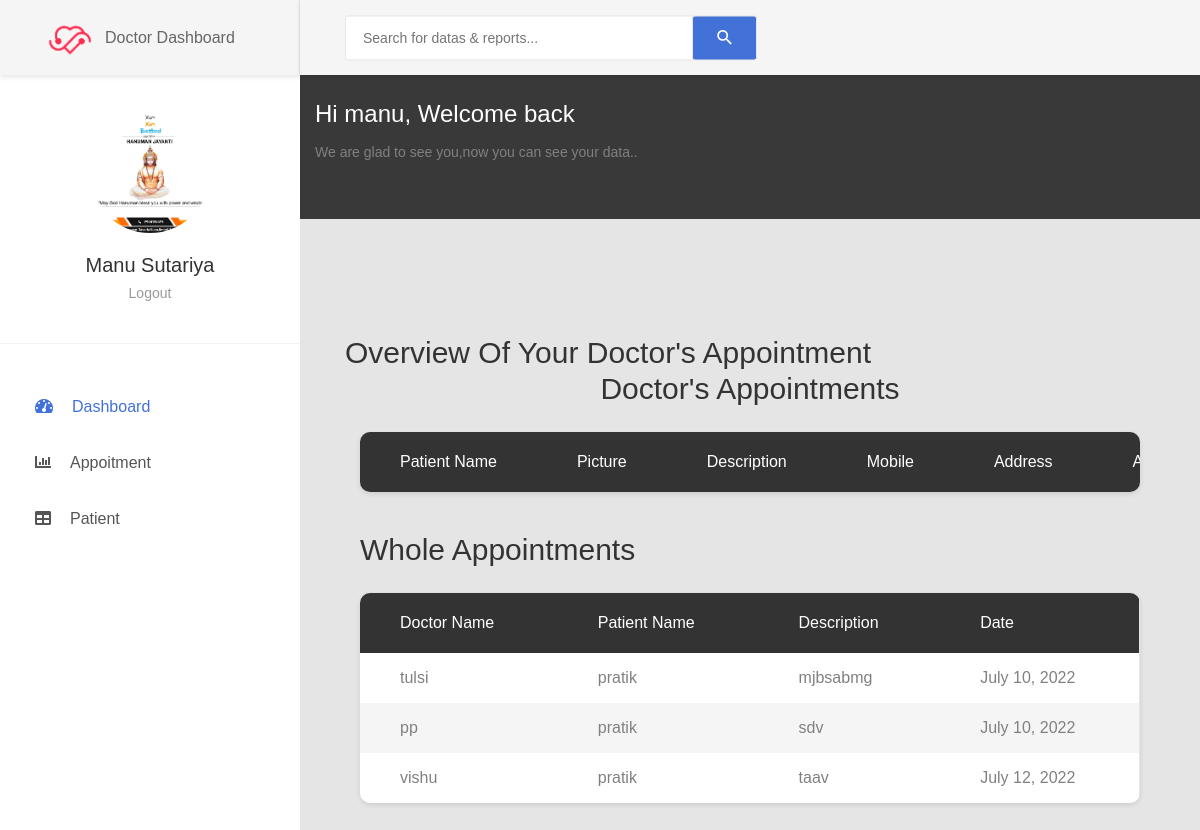
Page /doctor_view_appointment (signed in) on the committed database.
### home/models.py (models this page shows, shortened)
class Doctor(models.Model):
    user = models.OneToOneField(User, on_delete=models.CASCADE)
    profile_pic = models.ImageField(
        upload_to='profile_pic/DoctorProfilePic/', null=True, blank=True)
    address = models.CharField(max_length=40)
    mobile = models.CharField(max_length=20, null=True)
    department = models.CharField(
        max_length=50, choices=departments, default='Cardiologist')
    status = models.BooleanField(default=False)
    exprience = models.IntegerField(null=True)
    @property
    def get_name(self):
        return self.user.first_name+" "+self.user.last_name

class Appointment(models.Model):
    patientId = models.PositiveIntegerField(null=True)
    doctorId = models.PositiveIntegerField(null=True)
    patientName = models.CharField(max_length=40, null=True)
    doctorName = models.CharField(max_length=40, null=True)
    appointmentDate = models.DateField(auto_now=True)
    description = models.TextField(max_length=500)
    status = models.BooleanField(default=False)

### home/views.py (the view)
# urls.py: path('doctor_view_appointment', views.doctor_view_appointment,
@login_required(login_url='doctorlogin')
@user_passes_test(is_doctor)
def doctor_view_appointment(request):
    doctor = models.Doctor.objects.get(user_id=request.user.id)
    appointment = models.Appointment.objects.all()
    appointments = models.Appointment.objects.all().filter(
        status=True, doctorId=request.user.id)
    patientid = []
    for a in appointments:
        patientid.append(a.patientId)
    patients = models.Patient.objects.all().filter(
        status=True, user_id__in=patientid)
    appointments = zip(appointments, patients)
    return render(request, 'doctor_view_appointment.html', {'appointments': appointments, 'doctor': doctor, 'appointment': appointment})

### home/views.py (called while the page is built)
def is_doctor(user):
    return user.groups.filter(name="DOCTOR").exists()

### templates/doctor_view_appointment.html (shortened to what this page needs)
{% extends 'doctor_base.html' %}
{%load static%}
{% block content %}
<body>
    <div class="main-content">
        <div class="section__content section__content--p30">
            <div class="container-fluid">
                <div class="row">
                    <div class="col-md-12">
                        <div class="overview-wrap">
                            <h2 class="title-1">overview of your Doctor's Appointment</h2>
                        </div>
                        <div class="container ">
                            {% if appointments %}
                            <div class="">
                                <center><h2 class="title-1 m-b-25">Doctor's Appointments</h2></center>
                                <div class="table-responsive table--no-card m-b-40">
                                    <table class="table table-borderless table-striped table-earning">
                                        <thead>
                                            <tr>
                                              <th>Patient Name</th>
                                              <th>Picture</th>
                                              <th>Description</th>
                                              <th>Mobile</th>
                                              <th>Address</th>
                                              <th>Appointment Date</th>
                                            </tr>
                                          </thead>
                                    </table>
                                </div>
                            </div>
                            <div class="">
                                <h2 class="title-1 m-b-25"> Whole Appointments</h2>
                                <div class="table-responsive table--no-card m-b-40">
                                    <table class="table table-borderless table-striped table-earning">
                                        <thead>
                                            <tr>
                                              <th>Doctor Name</th>
                                              <th>Patient Name</th>
                                              <th>Description</th>
                                              <th>Date</th>
                                            </tr>
                                          </thead>
                                        <tbody>
                                            {% for a in appointment %}
                                            <tr>
                                              <td> {{a.doctorName}}</td>
                                              <td>{{a.patientName}}</td>
                                              <td>{{a.description}}</td>
                                              <td>{{a.appointmentDate}}</td>
                                            </tr>
                                            {% endfor %}
                                        </tbody>
                                    </table>
                                </div>
                            </div>
                            {%else%}
                            <br><br><br>
                            <h4 style="text-align: center;color: rgb(255, 64, 64);">No Appointment Found !!!</h4>
                            {% endif %}
                        </div>
                    </div>
                </div>
            </div>
        </div>
    </div>
</body>
{% endblock content %}

### templates/doctor_base.html (shortened to what this page needs)
<!DOCTYPE html>
{% load static %}
<html lang="en">
<head>
    <link href="{% static '/css/font-face.css' %}" rel="stylesheet" media="all">
    <link href="{% static '/vendor/font-awesome-4.7/css/font-awesome.min.css' %}" rel="stylesheet" media="all">
    <link href="{% static '/vendor/font-awesome-5/css/fontawesome-all.min.css' %}" rel="stylesheet" media="all">
    <link href="{% static '/vendor/mdi-font/css/material-design-iconic-font.min.css' %}" rel="stylesheet" media="all">
    <link href="{% static '/vendor/bootstrap-4.1/bootstrap.min.css' %}" rel="stylesheet" media="all">
    <link href="{% static '/vendor/bootstrap-progressbar/bootstrap-progressbar-3.3.4.min.css' %}" rel="stylesheet" media="all">
    <link href="{% static '/vendor/wow/animate.css" rel="stylesheet' %}" media="all">
    <link href="{% static '/vendor/css-hamburgers/hamburgers.min.css' %}" rel="stylesheet" media="all">
    <link href="{% static '/vendor/slick/slick.css" rel="stylesheet' %}" media="all">
    <link href="{% static '/vendor/select2/select2.min.css" rel="stylesheet' %}" media="all">
    <link href="{% static '/vendor/perfect-scrollbar/perfect-scrollbar.css' %}" rel="stylesheet" media="all">
    <link href="{% static '/css/theme.css' %}" rel="stylesheet" media="all">
</head>
<body class="animsition">
    <div class="page-wrapper">
        <aside class="menu-sidebar d-none d-lg-block">
            <div class="logo">
                <a href="#">
                    <img src="{% static 'logo.png' %}" alt="logo" width="70" height="50"
                        class="d-inline-block align-text-top" />
                </a>
                Doctor Dashboard
            </div>
            <div class="menu-sidebar__content js-scrollbar1">
                <div class="account2">
                    <div class="image img-cir img-120">
                        <img src="{% static doctor.profile_pic.url %}" alt="Profile Pic" />
                    </div>
                    <h4 class="name">{{doctor.get_name}}</h4>
                    <a href="{% url 'logout'%}" >Logout</a>
                </div>
                <nav class="navbar-sidebar">
                    <ul class="list-unstyled navbar__list">
                        <li class="active has-sub">
                            <a class="js-arrow" href="{% url 'doctor_dashboard' %}">
                                <i class="fas fa-tachometer-alt"></i>Dashboard</a>
                        </li>
                        <li>
                            <a href="{% url 'doctor_appointment' %}">
                                <i class="fas fa-chart-bar"></i>Appoitment</a>
                        </li>
                        <li>
                            <a href="{% url 'doctor_patient' %}">
                                <i class="fas fa-table"></i>Patient</a>
                        </li>
                    </ul>
                </nav>
            </div>
        </aside>
        <div class="page-container">
            <header class="header-desktop">
                <div class="section__content section__content--p30">
                    <div class="container-fluid">
                        <div class="header-wrap">
                            <form class="form-header" action="" method="POST">
                                <input class="au-input au-input--xl" type="text" name="search"
                                    placeholder="Search for datas &amp; reports..." />
                                <button class="au-btn--submit" type="submit">
                                    <i class="zmdi zmdi-search"></i>
                                </button>
                            </form>
                        </div>
                    </div>
                </div>
            </header>
            <section class="welcome2 p-t-40 p-b-55">
                <div class="container">
                    <div class="row">
                        <div class="col-md-12">
                            <div class="welcome2-inner m-t-60">
                                <div class="welcome2-greeting">
                                    <h1 class="title-6">Hi
                                        <span>{{request.user.first_name}}</span>, Welcome back
                                    </h1>
                                    <p>We are glad to see you,now you can see your data..</p>
                                </div>
                            </div>
                        </div>
                    </div>
                </div>
            </section>
            {% block content %}
            {% endblock content %}
        </div>
    </div>
</body>
</html>

### rows in the picture
Doctor: profile_pic (picture), get_name "Manu Sutariya"
Appointment: doctorName "tulsi", patientName "pratik", description "mjbsabmg", appointmentDate "July 10, 2022"
Appointment: doctorName "pp", patientName "pratik", description "sdv", appointmentDate "July 10, 2022"
Appointment: doctorName "vishu", patientName "pratik", description "taav", appointmentDate "July 12, 2022"

### other values in the picture
{{ request.user.first_name }} "manu"
